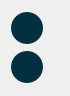
<?xml version="1.0" encoding="UTF-8"?>
<ui version="4.0">
 <class>Form</class>
 <widget class="QWidget" name="Form">
  <property name="geometry">
   <rect>
    <x>0</x>
    <y>0</y>
    <width>70</width>
    <height>96</height>
   </rect>
  </property>
  <property name="windowTitle">
   <string>Form</string>
  </property>
  <property name="styleSheet">
   <string notr="true">QToolButton {
    background-color: #032F40; 
    border-radius: 16px;       
    border: none;
    text-align: center;
}

QToolButton:hover {
    background-color: #314250; 
}

QToolButton:pressed {
    background-color: #1A252E;
}</string>
  </property>
  <layout class="QVBoxLayout" name="verticalLayout">
   <item>
    <widget class="QToolButton" name="toolButton">
     <property name="minimumSize">
      <size>
       <width>32</width>
       <height>32</height>
      </size>
     </property>
     <property name="maximumSize">
      <size>
       <width>32</width>
       <height>32</height>
      </size>
     </property>
     <property name="text">
      <string/>
     </property>
     <property name="icon">
      <iconset resource="resources.qrc">
       <normaloff>:/icons/icons/add.svg</normaloff>:/icons/icons/add.svg</iconset>
     </property>
    </widget>
   </item>
   <item>
    <widget class="QToolButton" name="toolButton_2">
     <property name="minimumSize">
      <size>
       <width>32</width>
       <height>32</height>
      </size>
     </property>
     <property name="maximumSize">
      <size>
       <width>32</width>
       <height>32</height>
      </size>
     </property>
     <property name="text">
      <string/>
     </property>
     <property name="icon">
      <iconset resource="resources.qrc">
       <normaloff>:/icons/icons/Remove.svg</normaloff>:/icons/icons/Remove.svg</iconset>
     </property>
    </widget>
   </item>
  </layout>
 </widget>
 <resources>
  <include location="resources.qrc"/>
 </resources>
 <connections/>
</ui>
